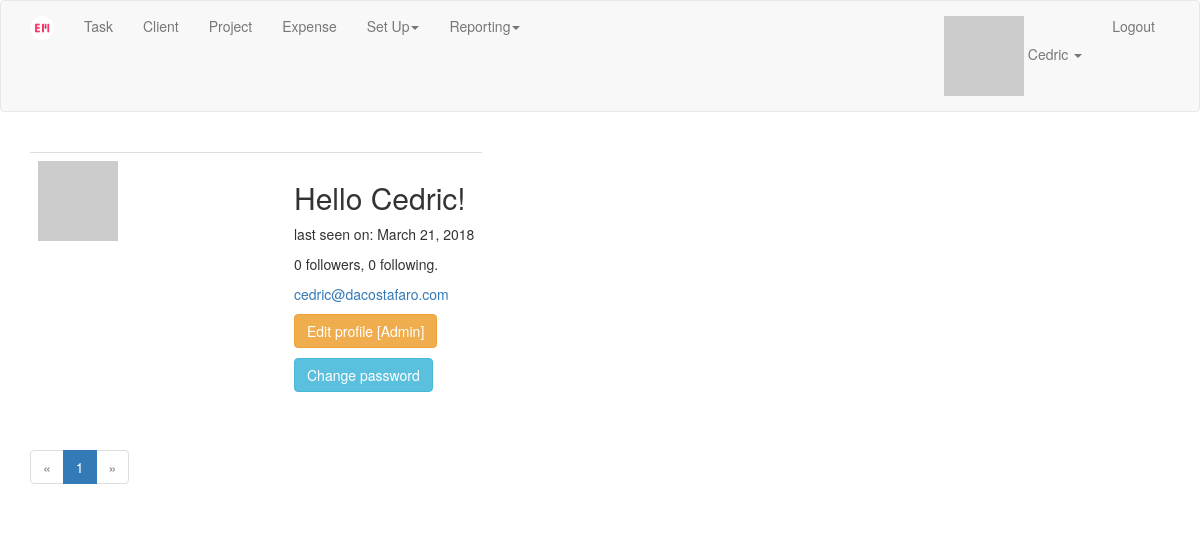
The app's page /list_of_users (signed in), older data.
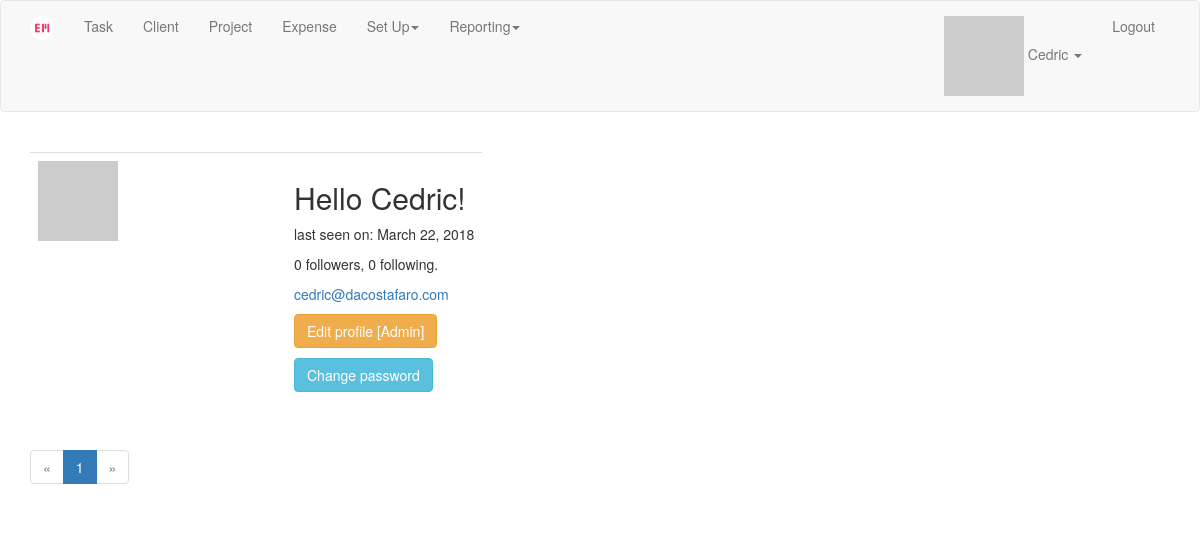
The same page, newer data.
### app/models.py (models this page shows, shortened)
class User(UserMixin, db.Model):
    id = db.Column(db.Integer, primary_key=True)
    username = db.Column(db.String(64), index=True, unique=True)
    email = db.Column(db.String(120), index=True, unique=True)
    password_hash = db.Column(db.String(128))
    tasks = db.relationship('Task', backref='user_task', lazy='dynamic')
    about_me = db.Column(db.String(140))
    last_seen = db.Column(db.DateTime, default=datetime.utcnow)
    followed = db.relationship(
        'User', secondary=followers,
        primaryjoin=(followers.c.follower_id == id),
        secondaryjoin=(followers.c.followed_id == id),
        backref=db.backref('followers', lazy='dynamic'), lazy='dynamic')
    clients = db.relationship('Client', backref='user_client', lazy='dynamic')
    projects = db.relationship('Project', backref='user_project', lazy='dynamic')
    role_id = db.Column(db.Integer, db.ForeignKey('role.id'))
    def avatar(self, size):
        digest = md5(self.email.lower().encode('utf-8')).hexdigest()
        return 'https://www.gravatar.com/avatar/{}?d=identicon&s={}'.format(digest, size)
    def can(self, permissions):
        return self.role is not None and (self.role.permissions & permissions) == permissions
    def is_administrator(self):
        return self.can(Permission.ADMIN)

### app/main/routes.py (the view)
@bp.route('/list_of_users')
@login_required
def list_of_users():
    page = request.args.get('page', 1, type=int)
    pagination = User.query.order_by(User.username.asc()).paginate(page, 5, False)
    users = pagination.items
    return render_template('users/list_of_users.html', title='List of users', users=users,
                           pagination=pagination)

### app/main/__init__.py (called while the page is built)
@bp.app_context_processor
def inject_permissions():
    return dict(Permission=Permission)

### app/main/routes.py (called while the page is built)
@bp.before_app_request
def before_request():
    if current_user.is_authenticated:
        current_user.last_seen = datetime.utcnow()
        db.session.commit()

### app/models.py (called while the page is built)
@login.user_loader
def load_user(id):
    return User.query.get(int(id))

### app/templates/users/list_of_users.html
{% extends "base.html" %}
{% import 'bootstrap/wtf.html' as wtf %}
{% import "_macros.html" as macros %}
{% block app_content %}
    <div class="pagination">
        {% for user in users %}
            {% include 'users/_user.html' %}
        {% endfor %}
        {{ macros.pagination_widget(pagination, 'main.list_of_users') }}
    </div>
{% endblock %}

### app/templates/base.html (shortened to what this page needs)
{% extends 'bootstrap/base.html' %}
{% block navbar %}
    <nav class="navbar navbar-default">
        <div class="container">
            <div class="navbar-header">
                {% if current_user.is_authenticated %}
                <a class="navbar-brand" href="{{ url_for('main.index') }}"><img class="center-block img-responsive" src="static/image/logo.png" height="24" width="24" alt="t-e-manager"></a>
                {% else %}
                <a class="navbar-brand" href="{{ url_for('auth.login') }}"><img class="center-block img-responsive" src="static/image/logo.png" height="24" width="24" alt="t-e-manager"></a>
                {% endif %}
            </div>
            <div class="collapse navbar-collapse" id="bs-example-navbar-collapse-1">
                <ul class="nav navbar-nav">
                    {% if current_user.is_authenticated %}
                    <li><a href="{{ url_for('tasks.add_task') }}">Task</a></li>
                    <li><a href="{{ url_for('clients.add_client') }}">Client</a></li>
                    <li><a href="{{ url_for('projects.add_project') }}">Project</a></li>
                    <li><a href="#">Expense</a></li>
                    <li class="dropdown"><a href="#" class="dropdown-toggle" data-toggle="dropdown">Set Up<b class="caret"></b></a>
                    <li class="dropdown"><a href="#" class="dropdown-toggle" data-toggle="dropdown">Reporting<b class="caret"></b></a>
                    </li>
                    {% endif %}
                </ul>
                <ul class="nav navbar-nav navbar-right">
                    {% if current_user.is_anonymous %}
                    <li><a href="{{ url_for('auth.register') }}">Register</a></li>
                    <li><a href="{{ url_for('auth.login') }}">Login</a></li>
                    {% else %}
                    <li class="dropdown"><a href="#" class="dropdown-toggle" data-toggle="dropdown"><img src="{{ current_user.avatar(size=18) }}"> {{ current_user.username }} <b class="caret"></b></a>
                    </li>
                    <li><a href="{{ url_for('auth.logout') }}">Logout</a></li>
                    {% endif %}
                </ul>
            </div>
        </div>
    </nav>
{% endblock %}
{% block content %}
    <div class="container">
        {% block app_content %}{% endblock %}
    </div>
{% endblock %}
{% block scripts %}
    <link rel="stylesheet" type="text/css" href="{{ url_for('static', filename='bootstrap-datetimepicker.min.css') }}" />
{% endblock %}

### app/templates/users/_user.html (shortened to what this page needs)
<table class="table table-hover">
    <tr>
        <td width="256px"><img src="{{ user.avatar(256) }}"></td>
        <td>
            <h2>Hello {{ user.username }}!</h2>
            {% if user.last_seen %}<p>last seen on: {{ moment(user.last_seen).format('LL') }}</p>{% endif %}
            <p>{{ user.followers.count() }} followers, {{ user.followed.count() }} following.</p>
            {% if current_user.is_administrator() %}
                <p><a href="mailto:{{ user.email }}">{{ user.email }}</a></p>
                <p><a class="btn btn-warning" href="{{ url_for('main.edit_profile_admin', id=user.id) }}">Edit profile [Admin]</a></p>
                <p><a class="btn btn-info" href="{{ url_for('auth.change_password') }}">Change password</a></p>
            {% elif user == current_user %}
                <p><a href="mailto:{{ user.email }}">{{ user.email }}</a></p>
                <p><a class="btn btn-default" href="{{ url_for('main.edit_profile') }}">Edit profile</a></p>
                <p><a class="btn btn-info" href="{{ url_for('auth.change_password') }}">Change password</a></p>
            {% elif not current_user.is_following(user) %}
                <p><a href="{{ url_for('main.follow', username=user.username) }}">Follow</a></p>
            {% else %}
                <p><a href="{{ url_for('main.unfollow', username=user.username) }}">Unfollow</a></p>
            {% endif %}
        </td>
    </tr>
</table>

Row changes from the older to the newer data that the page shows:
changed User "Cedric": last_seen "March 21, 2018" → "March 22, 2018"
